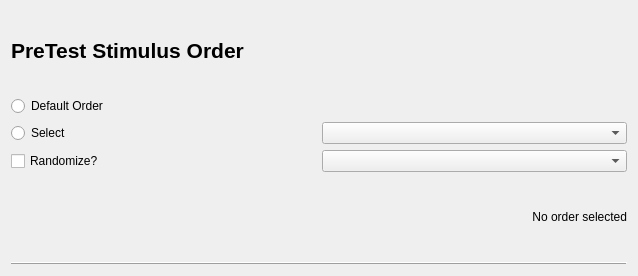
<?xml version="1.0" encoding="UTF-8"?>
<ui version="4.0">
 <class>HStimulusOrderSelectionForm</class>
 <widget class="QWidget" name="HStimulusOrderSelectionForm">
  <property name="geometry">
   <rect>
    <x>0</x>
    <y>0</y>
    <width>638</width>
    <height>276</height>
   </rect>
  </property>
  <property name="windowTitle">
   <string>Form</string>
  </property>
  <layout class="QVBoxLayout" name="verticalLayout">
   <item>
    <widget class="QLabel" name="labelMain">
     <property name="sizePolicy">
      <sizepolicy hsizetype="Preferred" vsizetype="Minimum">
       <horstretch>0</horstretch>
       <verstretch>0</verstretch>
      </sizepolicy>
     </property>
     <property name="font">
      <font>
       <pointsize>16</pointsize>
       <weight>75</weight>
       <bold>true</bold>
      </font>
     </property>
     <property name="text">
      <string>PreTest Stimulus Order</string>
     </property>
    </widget>
   </item>
   <item>
    <widget class="QRadioButton" name="rbDefault">
     <property name="text">
      <string>Default Order</string>
     </property>
    </widget>
   </item>
   <item>
    <layout class="QHBoxLayout" name="horizontalLayout">
     <item>
      <widget class="QRadioButton" name="rbSelect">
       <property name="text">
        <string>Select</string>
       </property>
      </widget>
     </item>
     <item>
      <widget class="QComboBox" name="cbxOrders"/>
     </item>
    </layout>
   </item>
   <item>
    <layout class="QHBoxLayout" name="horizontalLayout_2">
     <item>
      <widget class="QCheckBox" name="checkboxRandomize">
       <property name="text">
        <string>Randomize?</string>
       </property>
      </widget>
     </item>
     <item>
      <widget class="QComboBox" name="cbxRandomizationType"/>
     </item>
    </layout>
   </item>
   <item>
    <widget class="QLabel" name="labelStatus">
     <property name="text">
      <string>No order selected</string>
     </property>
     <property name="alignment">
      <set>Qt::AlignRight|Qt::AlignTrailing|Qt::AlignVCenter</set>
     </property>
    </widget>
   </item>
   <item>
    <widget class="QFrame" name="frame">
     <property name="frameShape">
      <enum>QFrame::HLine</enum>
     </property>
     <property name="frameShadow">
      <enum>QFrame::Raised</enum>
     </property>
    </widget>
   </item>
  </layout>
 </widget>
 <resources/>
 <connections>
  <connection>
   <sender>rbSelect</sender>
   <signal>toggled(bool)</signal>
   <receiver>cbxOrders</receiver>
   <slot>setEnabled(bool)</slot>
   <hints>
    <hint type="sourcelabel">
     <x>175</x>
     <y>124</y>
    </hint>
    <hint type="destinationlabel">
     <x>625</x>
     <y>127</y>
    </hint>
   </hints>
  </connection>
  <connection>
   <sender>checkboxRandomize</sender>
   <signal>toggled(bool)</signal>
   <receiver>cbxRandomizationType</receiver>
   <slot>setEnabled(bool)</slot>
   <hints>
    <hint type="sourcelabel">
     <x>167</x>
     <y>169</y>
    </hint>
    <hint type="destinationlabel">
     <x>473</x>
     <y>170</y>
    </hint>
   </hints>
  </connection>
 </connections>
</ui>
